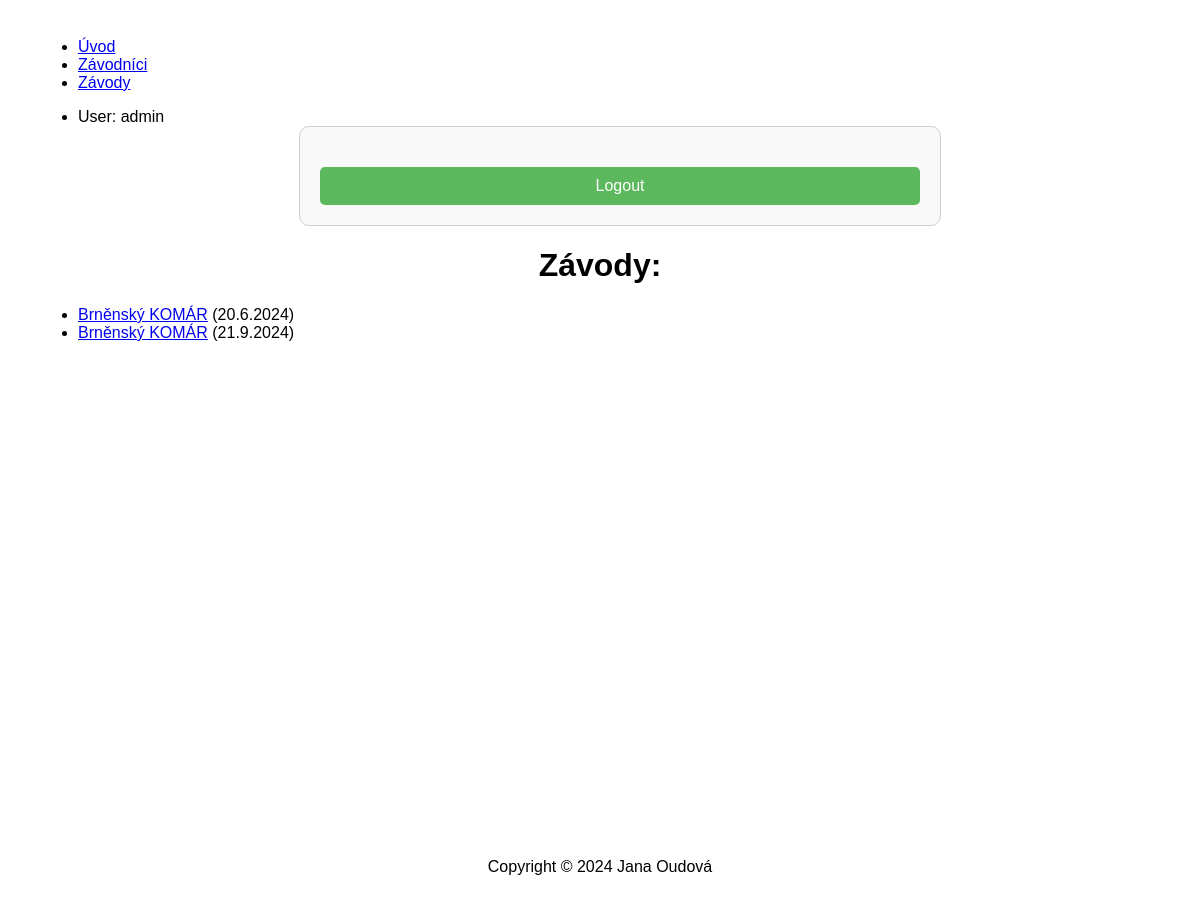
The page /all-zavod/ (signed in) on the database its author committed.
### racer/models.py (models this page shows, shortened)
class Zavod(models.Model):
    name = models.CharField(max_length=100)
    date = models.CharField(max_length=12)
    info = models.CharField(max_length=3000, default='')

### racer/views.py (the view)
# urls.py: path('all-zavod/', views.allzavod, name='all-zavod'),
def allzavod(request):
    zavod = Zavod.objects.all().values()
    template = loader.get_template('all-zavod.html')
    context = {
        'zavod': zavod,
    }
    return HttpResponse(template.render(context, request))

### racer/templates/all-zavod.html (shortened to what this page needs)
{% extends "main.html" %}
{% block content %}
<h1>Závody:</h1>
<ul>
    {% for x in zavod %}
    <li><a href="zavod/{{ x.id }}">{{ x.name}}</a> ({{ x.date}})</li>
    {% endfor %}
</ul>
{% endblock %}

### racer/templates/navigation.html (shortened to what this page needs)
<ul>
    <li><a href="/">Úvod</a></li>
    <li><a href="/all-racer/">Závodníci</a></li>
    <li><a href="/all-zavod/">Závody</a></li>
</ul>
<ul>
    {% if user.is_authenticated %}
    <li>User: {{ user.get_username }}
        <form id="logout-form" method="post" action="{% url 'admin:logout' %}">
            <button type="submit">Logout</button>
        </form>
    </li>
    {% else %}
    <li><a href="{% url 'login'%}?next={{request.path}}">Login</a></li>
    {% endif %}
</ul>

### racer/static/css/style.css (style rules this page uses)
body { font-family: Arial, Helvetica, sans-serif; padding: 30px; }
h1 { text-align: center; }
form { max-width: 600px; margin: 0 auto; padding: 20px; border: 1px solid #ccc; border-radius: 10px; background-color: #f9f9f9; }
button { display: block; width: 100%; padding: 10px; border: none; border-radius: 5px; background-color: #5cb85c; color: white; font-size: 16px; cursor: pointer; margin-top: 20px; }

### rows shown on the page
Zavod: name "Brněnský KOMÁR", date "20.6.2024"
Zavod: name "Brněnský KOMÁR", date "21.9.2024"

### other values the page prints
{{ user.get_username }} "admin"
